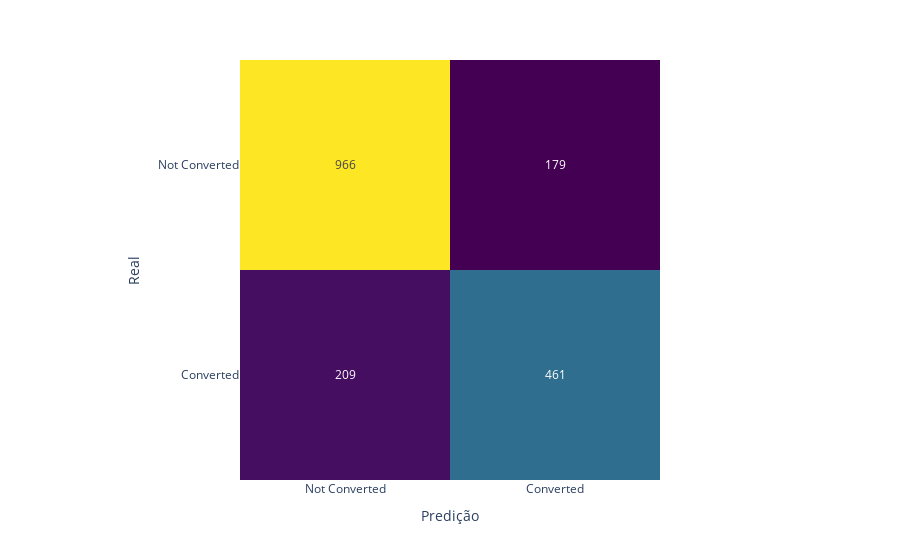

This figure's notebook cell:
### Code cell
# mostrar a matriz de confusao

conf_matrix = confusion_matrix(y_test,y_pred)

fig = px.imshow(conf_matrix,
                labels=dict(x='Predição', y='Real'),
                x=['Not Converted', 'Converted'],
                y=['Not Converted', 'Converted'],
                color_continuous_scale='Viridis' 
)

fig.update_traces(text=conf_matrix, texttemplate='%{z}')
fig.update_layout(coloraxis_showscale=False)

fig.show()

### Figure 1 — Plotly figure (JSON) as saved in the notebook; plotly's stock layout.template omitted (floating-point values rounded to 4 significant figures)
{"data": [{"coloraxis": "coloraxis", "hovertemplate": "Predição: %{x}<br>Real: %{y}<br>color: %{z}<extra></extra>", "name": "0", "text": [[966, 179], [209, 461]], "texttemplate": "%{z}", "type": "heatmap", "x": ["Not Converted", "Converted"], "xaxis": "x", "y": ["Not Converted", "Converted"], "yaxis": "y", "z": [[966, 179], [209, 461]]}], "layout": {"coloraxis": {"colorscale": [[0, "#440154"], [0.1111, "#482878"], [0.2222, "#3e4989"], [0.3333, "#31688e"], [0.4444, "#26828e"], [0.5556, "#1f9e89"], [0.6667, "#35b779"], [0.7778, "#6ece58"], [0.8889, "#b5de2b"], [1, "#fde725"]], "showscale": false}, "margin": {"t": 60}, "xaxis": {"anchor": "y", "constrain": "domain", "domain": [0, 1], "scaleanchor": "y", "title": {"text": "Predição"}}, "yaxis": {"anchor": "x", "autorange": "reversed", "constrain": "domain", "domain": [0, 1], "title": {"text": "Real"}}}}
